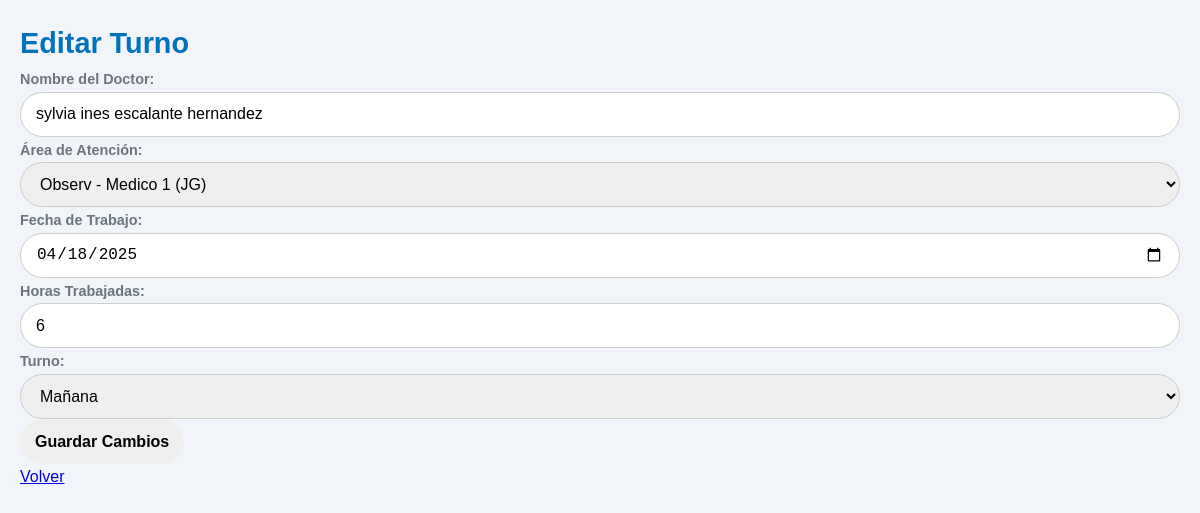
The app's page /editar/3 with its own data.
### app.py (models this page shows)
class Turno(db.Model):
    id = db.Column(db.Integer, primary_key=True)
    doctor = db.Column(db.String(100), nullable=False)
    area = db.Column(db.String(100), nullable=False)
    fecha_trabajo = db.Column(db.Date, nullable=False)
    horas_trabajadas = db.Column(db.Integer, nullable=False, default=6)
    turno = db.Column(db.String(10), nullable=False)
    tipo_horas = db.Column(db.String(10), nullable=False)

### app.py (the view, shortened to what this page needs)
@app.route("/editar/<int:id>", methods=["GET", "POST"])
def editar(id):
    turno = Turno.query.get(id)
    if not turno:
        return redirect(url_for("turnos"))
    return render_template("editar.html", turno=turno, opciones=opciones)

### templates/editar.html (shortened to what this page needs)
<!DOCTYPE html>
<html lang="es">
<head>
    <link rel="stylesheet" href="{{ url_for('static', filename='styles.css') }}">
</head>
<body>
    <h1>Editar Turno</h1>
    <form action="/editar/{{ turno.id }}" method="POST">
        <label for="nombre">Nombre del Doctor:</label>
        <input type="text" id="nombre" name="nombre" value="{{ turno.doctor }}" required>
        <label for="area">Área de Atención:</label>
        <select id="area" name="area" required>
            {% for opcion in opciones %}
                <option value="{{ opcion }}" {% if opcion == turno.area %}selected{% endif %}>{{ opcion }}</option>
            {% endfor %}
        </select>
        <label for="fecha_trabajo">Fecha de Trabajo:</label>
        <input type="date" id="fecha_trabajo" name="fecha_trabajo" value="{{ turno.fecha_trabajo }}" required>
        <label for="horas_trabajadas">Horas Trabajadas:</label>
        <input type="number" id="horas_trabajadas" name="horas_trabajadas" min="1" max="24" value="{{ turno.horas_trabajadas }}" required>
        <label for="turno">Turno:</label>
        <select id="turno" name="turno" required>
            <option value="Mañana" {% if turno.turno == "Mañana" %}selected{% endif %}>Mañana</option>
        </select>
        <button type="submit">Guardar Cambios</button>
    </form>
    <a href="/">Volver</a>
</body>
</html>

### static/styles.css (style rules this page uses)
:root { --primary-color: #0072BC; --secondary-color: #6c757d; --success-color: #28a745; --danger-color: #DC3545; --light-color: #f8f9fa; --dark-color: #343a40; --border-radius: 5px; --box-shadow: 0 2px 10px rgba(0, 0, 0, 0.1); --input-radius: 25px; }
body { font-family: "Trebuchet MS", "Arial", sans-serif; font-size: 16px; background-color: #f1f5f9; margin: 0; padding: 20px; line-height: 1.6; }
h1 { font-size: 1.8rem; color: var(--primary-color); margin: 0; }
label { font-weight: bold; color: var(--secondary-color); font-size: 0.9rem; }
select, input { width: 100%; padding: 10px 15px; border: 1px solid #ccc; border-radius: var(--input-radius); font-size: 1rem; box-sizing: border-box; height: 45px; }
button, .btn { display: inline-flex; align-items: center; justify-content: center; gap: 8px; padding: 10px 15px; border: none; border-radius: var(--input-radius); font-size: 1rem; cursor: pointer; transition: all 0.3s ease; text-decoration: none; height: 45px; font-weight: bold; }

### records on screen
Turno: nombre "sylvia ines escalante hernandez", area "Observ - Medico 1 (JG)", fecha_trabajo "04/18/2025", horas_trabajadas "6", turno "Mañana"
